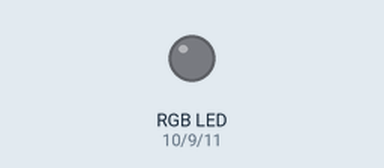
This sketch was run on a simulated Arduino Uno, built with avr-gcc and run on an emulated ATmega328P. On the bench: an RGB LED mixed from three pins (HIGH = lit).

Above: at 0.15 s.
At 5.88 s:
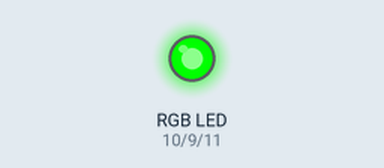
At 9.2 s:
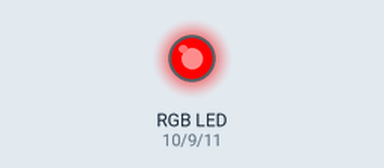
At 12.52 s:
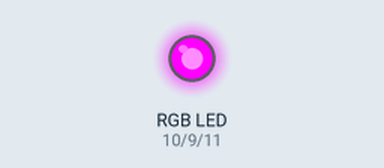
At 18.86 s:
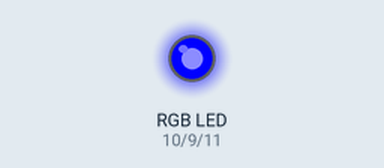
At 25.2 s:
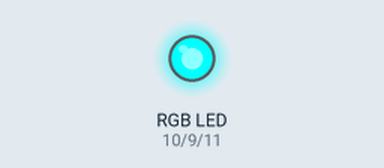
Timing chart, 0 to 25.2 s (numbered marks = the images above):
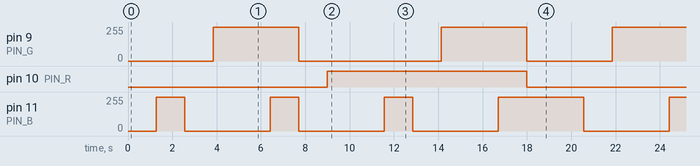

The sketch:

breatheRGB.ino
```cpp
int i=0;
# define PIN_R 10 //PWM pin 10 for RED
# define PIN_G 9  //PWM pin 9 for GREEN
# define PIN_B 11 //PWM pin 11 for BLUE
# define BreatheDelay 5//Delay for breathe animation recommended 5-20(ms)
void setup() {
 pinMode(PIN_R,OUTPUT);
 pinMode(PIN_G,OUTPUT);
 pinMode(PIN_B,OUTPUT);


}

void loop() {
breathe(0,0,1,BreatheDelay);//blue
breathe(0,1,0,BreatheDelay);//green
breathe(0,1,1,BreatheDelay);//cyan
breathe(1,0,0,BreatheDelay);//red
breathe(1,0,1,BreatheDelay);//purple
breathe(1,1,0,BreatheDelay);//yellow
breathe(1,1,1,BreatheDelay);//white


}

void rgb_update(byte k , byte j, byte  i){ //Function to set PWM values aka brightness
  analogWrite(PIN_R,k);
  analogWrite(PIN_G,j);
  analogWrite(PIN_B,i);

}


 void breathe(byte r,byte g, byte b,byte del){
    for(i=0;i<256;i++){
    rgb_update(i*r,i*g,i*b);
    delay(del);
    }
     i=255;
    for(i=255;i>0;i--){
    rgb_update(i*r,i*g,i*b);
    delay(del);
    }
  }
```

Measured:
- by itself, pin 9 (PIN_G): goes 255/255 3.9 s, 0/255 6.4 s, 255/255 3.9 s, 0/255 3.9 s, then 255/255
- by itself, pin 10 (PIN_R): LOW → HIGH at 9.0 s, → LOW 9.0 s later
- by itself, pin 11 (PIN_B): goes 3 × (255/255 1.3 s, 0/255 3.9 s), 255/255 3.9 s, 0/255 3.9 s, then 255/255
